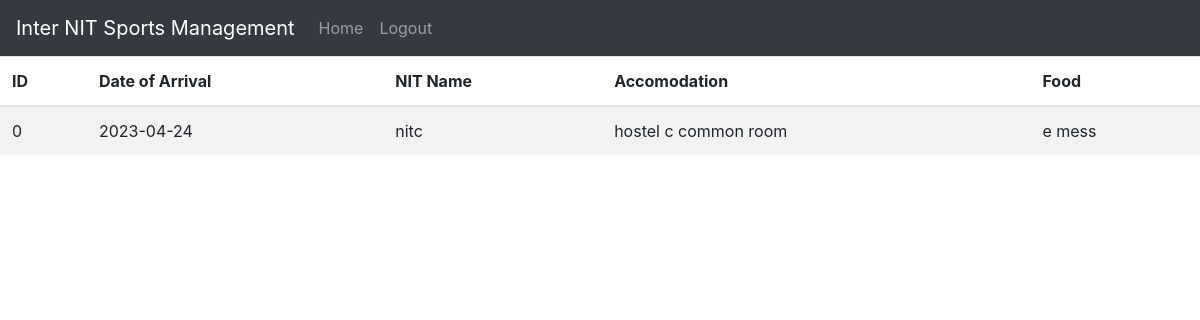
/loginsystem/show_accom.php (signed in), run on the app's committed database.
### tables this page shows
CREATE TABLE `food_accom` (
  `serial` int(11) NOT NULL,
  `date` date NOT NULL,
  `nit_name` varchar(20) NOT NULL,
  `accom` text NOT NULL,
  `food` text NOT NULL
);

### loginsystem/show_accom.php (the view, shortened to what this page needs)
<!doctype html>
<html lang="en">
  <head>
    <link rel="stylesheet" href="https://stackpath.bootstrapcdn.com/bootstrap/4.4.1/css/bootstrap.min.css">
  </head>
  <body>
  <?php require 'partials/_nav.php' ?>
	<table class="table table-striped">
		<thead>
			<tr>
				<th>ID</th>
                <th>Date of Arrival</th>
				<th>NIT Name</th>
				<th>Accomodation</th>
                <th>Food</th>
			</tr>
		</thead>
		<tbody>
			<?php
				include 'partials/_dbconnect.php';
				$sql = "SELECT * FROM `food_accom`";
                $result = mysqli_query($conn, $sql);
				if (mysqli_num_rows($result) > 0 ) {
				    while($row = mysqli_fetch_assoc($result)) {
  			        echo "<tr>
                          <td>" . $row["serial"] . "</td>
                          <td>" . $row["date"] . "</td>
                          <td>" . $row["nit_name"] . "</td>
                          <td>" . $row["accom"] . "</td>
                          <td>" . $row["food"] . "</td>
                       </tr>";
          }
				} else {
				    echo "0 results";
				}
			?>
		</tbody>
	</table>
</body>
  </body>
</html>

### data on the page
food_accom: serial "0", date "2023-04-24", nit_name "nitc", accom "hostel c common room", food "e mess"
